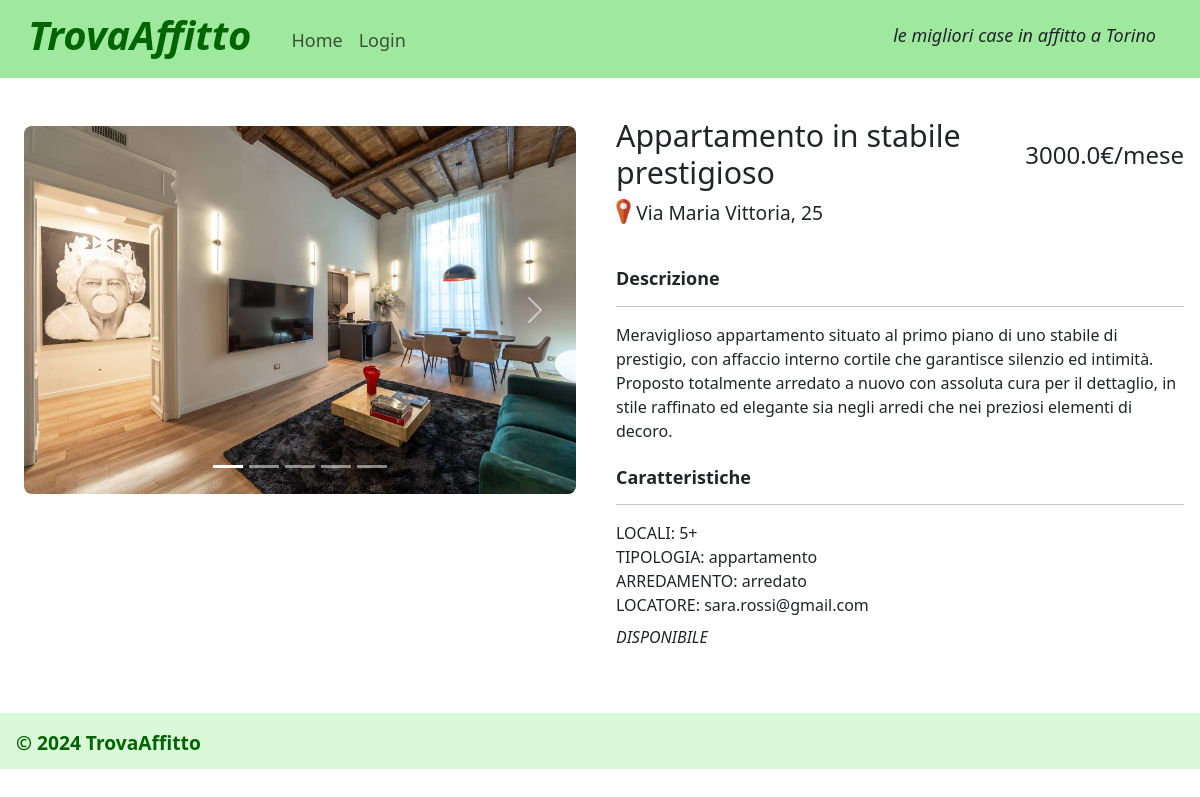
Screenshot of /annuncio/4 with the database file from the repository.
### tables this page shows
CREATE TABLE "foto" (
	"id_foto"	INTEGER,
	"id_annuncio"	INTEGER NOT NULL,
	"foto_annuncio"	TEXT NOT NULL,
	FOREIGN KEY("id_annuncio") REFERENCES "annunci"("id"),
	PRIMARY KEY("id_foto" AUTOINCREMENT)
);

CREATE TABLE "annunci" (
	"id"	INTEGER NOT NULL UNIQUE,
	"titolo"	TEXT NOT NULL,
	"tipologia"	TEXT NOT NULL,
	"locali"	INTEGER NOT NULL,
	"descrizione"	TEXT NOT NULL,
	"prezzo"	REAL NOT NULL,
	"arredata"	INTEGER NOT NULL,
	"disponibilita"	INTEGER NOT NULL,
	"indirizzo"	TEXT NOT NULL,
	"id_locatore"	INTEGER NOT NULL,
	PRIMARY KEY("id" AUTOINCREMENT),
	FOREIGN KEY("id_locatore") REFERENCES "utenti"("id")
);

CREATE TABLE "utenti" (
	"email"	TEXT NOT NULL UNIQUE,
	"nome"	TEXT NOT NULL,
	"cognome"	TEXT NOT NULL,
	"password"	TEXT NOT NULL,
	"tipologia_utente"	TEXT NOT NULL,
	"id"	INTEGER,
	PRIMARY KEY("id" AUTOINCREMENT)
);

### app.py (the view)
@app.route('/annuncio/<int:id>')
def annuncio(id):
    annuncio_db = annunci_dao.get_annuncio_by_id(id)
    annuncio = dict(annuncio_db) #copia i dati ottenuti dal db in un dizionario, in modo che siano modificabili
    prenotazioni_db = prenotazioni_dao.get_prenotazioni_annuncio(id)
    email_locatore = utenti_dao.get_utente_by_id(annuncio_db['id_locatore'])['email']
    foto_db = foto_dao.get_foto_annuncio(annuncio['id']) #prende le foto della tabella 'foto' associate al id_annunci0
    if (len(foto_db)>0):
        foto_list=[]
        for foto in foto_db:
            foto_list.append(foto)
    annuncio['foto']=foto_list
    if current_user.is_authenticated: #verifico se l'utente (loggato) può richiedere una visita per l'immobile
        richiesta = True
        for prenotazione in prenotazioni_db:
            if prenotazione['id_utente']==current_user.id and prenotazione['stato']!='rifiutata': #se l'utente ha già effettuato una richiesta per l'immobile e questa non è stata rifiutata, non può farne altre
                richiesta = False
    else:
        richiesta = False
    data_min = datetime.date.today()+timedelta(days=1) #definisco la data minima per la prenotazione (dal giorno dopo la richiesta di prenotazione della visita)
    data_max = datetime.date.today()+timedelta(days=7) #definisco la data massima per la prenotazione (fino a 7 giorni dopo la richiesta di prenotazione della visita)
    return render_template('single.html', annuncio = annuncio, richiesta = richiesta, data_min = data_min, data_max = data_max, email_locatore = email_locatore)

### annunci_dao.py (called while the page is built)
def get_annuncio_by_id(id):
    query = 'SELECT * FROM annunci WHERE annunci.id = ?' #seleziona tutti i campi dell'annuncio che ha l'id passato come parametro
    connection = sqlite3.connect('db/db-affitti.db')
    connection.row_factory = sqlite3.Row  #converte la tupla a dizionario
    cursor = connection.cursor()
    cursor.execute(query, (id,))
    annuncio = cursor.fetchone()
    print(annuncio)
    cursor.close()
    connection.close()
    return annuncio

### foto_dao.py (called while the page is built)
def get_foto_annuncio(id_annuncio):
    query = 'SELECT * FROM foto WHERE id_annuncio=?' #seleziona tutte le foto dell'annuncio
    connection = sqlite3.connect('db/db-affitti.db')
    connection.row_factory = sqlite3.Row  #converte la tupla a dizionario
    cursor = connection.cursor()
    cursor.execute(query, (id_annuncio,))
    foto = cursor.fetchall()
    cursor.close()
    connection.close()
    return foto

### prenotazioni_dao.py (called while the page is built)
def get_prenotazioni_annuncio(id_annuncio):
    query = 'SELECT prenotazioni.data, prenotazioni.orario, prenotazioni.stato, prenotazioni.id_utente FROM annunci LEFT JOIN prenotazioni ON prenotazioni.id_annuncio = annunci.id WHERE annunci.id = ?' #seleziona i campi delle prenotazioni per un certo immobile
    connection = sqlite3.connect('db/db-affitti.db')
    connection.row_factory = sqlite3.Row  #converte la tupla a dizionario
    cursor = connection.cursor()
    cursor.execute(query, (id_annuncio,))
    prenotazioni = cursor.fetchall()
    for campo in prenotazioni:
        print(campo)
    cursor.close()
    connection.close()
    return prenotazioni

### utenti_dao.py (called while the page is built)
def get_utente_by_id(id):
    query = 'SELECT * FROM utenti WHERE id = ?' #seleziona tutti i campi dell'utente che ha l'id passato come parametro
    connection = sqlite3.connect('db/db-affitti.db')
    connection.row_factory = sqlite3.Row  #converte la tupla a dizionario
    cursor = connection.cursor()
    cursor.execute(query, (id,))
    utente = cursor.fetchone()
    cursor.close()
    connection.close()
    return utente

### templates/single.html (shortened to what this page needs)
{% extends "base.html" %}
{% block content %}
<main>
    <article class="row g-0">
        <section id="immagini-annuncio" class="col-lg-6 col-md-12 p-4">
        {% if annuncio.foto|length>1 %}
            <div id="carouselExampleIndicators" class="carousel slide">
                <div class="carousel-indicators">
                {% for foto in annuncio.foto %}
                    {% if loop.index==1 %}
                        <button type="button" data-bs-target="#carouselExampleIndicators" data-bs-slide-to="0" class="active" aria-current="true" aria-label="Slide 1"></button>
                    {% else %}
                        <button type="button" data-bs-target="#carouselExampleIndicators" data-bs-slide-to="{{loop.index-1}}" aria-label="Slide {{loop.index}}"></button>
                    {% endif %}
                {% endfor %}
                </div>
                <div class="carousel-inner">
                {% for foto in annuncio.foto %}
                    {% if loop.index==1 %}
                        <div class="carousel-item active">
                            <img src="{{url_for('static', filename=foto.foto_annuncio)}}"  alt="Immagine casa {{loop.index}}" class="img-casa-carousel">
                        </div>
                    {% else %}
                        <div class="carousel-item">
                            <img src="{{url_for('static', filename=foto.foto_annuncio)}}" alt="Immagine casa {{loop.index}}" class="img-casa-carousel">
                        </div>
                    {% endif %}
                {% endfor %}
                </div>
                <button class="carousel-control-prev" type="button" data-bs-target="#carouselExampleIndicators" data-bs-slide="prev">
                    <span class="carousel-control-prev-icon" aria-hidden="true"></span>
                </button>
                <button class="carousel-control-next" type="button" data-bs-target="#carouselExampleIndicators" data-bs-slide="next">
                    <span class="carousel-control-next-icon" aria-hidden="true"></span>
                </button>
            </div>
        {% else %}
            <img src="{{url_for('static', filename=annuncio.foto[0].foto_annuncio)}}" alt="Immagine casa" class="img-casa-carousel">
        {% endif %}
        </section>
        <section id="testo-annuncio" class="col-lg-6 col-md-12 p-3">
            <div id="annuncio-titolo-prezzo">
                <h1 id="annuncio-titolo">{{annuncio.titolo}}</h1>
                <p id="annuncio-prezzo">{{annuncio.prezzo}}€/mese</p>
            </div>
            <div id="annuncio-indirizzo">
                <img src="{{url_for('static', filename='icona-indirizzo.png')}}" alt="Icona segnaposto" id="img-icona-indirizzo">
                <p>{{annuncio.indirizzo}}</p>
            </div>
            <h2 class="annuncio-sottotitolo">Descrizione</h2>
            <hr><p>{{annuncio.descrizione}}</p>
            <h2 class="annuncio-sottotitolo">Caratteristiche</h2><hr>
            <ul id="annuncio-caratteristiche">
                {% if annuncio.locali==5 %}<li>LOCALI: 5+</li>
                {% else %}<li>LOCALI: {{annuncio.locali}}</li>{% endif %}
                {% if annuncio.tipologia=='indipendente' %}<li>TIPOLOGIA: casa indipendente</li>
                {% else %}<li>TIPOLOGIA: {{annuncio.tipologia}}</li>{% endif %}
                {% if annuncio.arredata==1 %}
                    <li>ARREDAMENTO: arredato</li>
                {% else %}
                    <li>ARREDAMENTO: non arredato</li>
                {% endif %}
                {% if not current_user.is_authenticated or current_user.id!=annuncio.id_locatore %}
                    <li>LOCATORE: {{email_locatore}}</li>
                {% endif %}
                {% if annuncio.disponibilita==1 %}<li class="disponibile mt-2">DISPONIBILE</li>
                {% elif annuncio.disponibilita==0 %}<li class="disponibile mt-2">NON DISPONIBILE</li>{% endif %}
            </ul>
        </section>
    </article>
</main>
{% endblock %}

### static/style.css (style rules this page uses)
.img-casa-carousel { width:100%; border-radius: 0.5rem; }
#img-icona-indirizzo { width:25px; height: 25px; margin-left: -0.3rem; }
#annuncio-indirizzo { display: flex; justify-content: flex-start; }
#annuncio-caratteristiche li { list-style-type: none; margin-left: -2rem; }
#annuncio-titolo-prezzo { display: flex; justify-content: space-between; align-items: center; }
#annuncio-titolo { font-size:1.9rem; padding-right: 0.5rem; }
#annuncio-prezzo { font-size: x-large; font-weight: 500; margin-top: 0.5rem; }
.annuncio-sottotitolo { margin-top: 1.5rem; font-size: large; font-weight: 600; }
#annuncio-indirizzo p { font-size: larger; font-weight: 300; }
.disponibile { font-style: italic; }

### rows the page displays
foto: foto_annuncio (picture)
annunci: titolo "Appartamento in stabile prestigioso", prezzo "3000.0", indirizzo "Via Maria Vittoria, 25", descrizione "Meraviglioso appartamento situato al primo piano di uno stabile di prestigio, con affaccio interno cortile che garantisce silenzio ed intimità. Proposto totalmente arredato a nuovo con assoluta cura per il dettaglio, in stile raffinato ed elegante sia negli arredi che nei preziosi elementi di decoro.", tipologia "appartamento"
utenti: email "sara.rossi@gmail.com"
